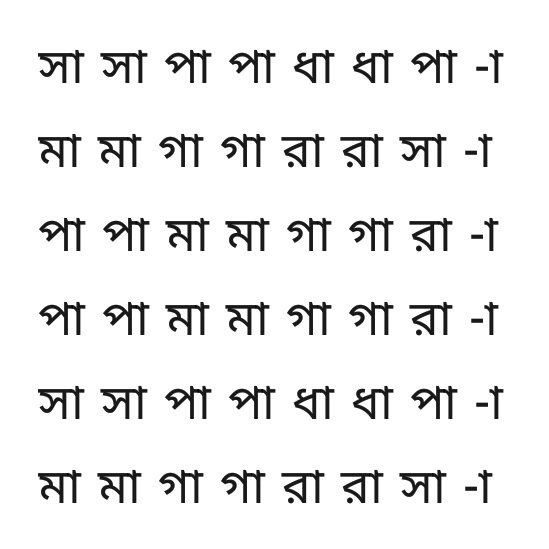
%> input picture testsong.jpg, 549 x 549 px
$ octave --eval "result = proj_prof(imread('testsong.jpg'));"   (GNU Octave 9; MATLAB toolbox functions it lacks are replaced by stand-ins)
%> lines starting %> are read from the running program, lines starting %| are printed output that depends on the picture; in (x1, y1, x2, y2) boxes, pixels count from 0 and x2, y2 are one past the last pixel; in counts of white or black regions, pixels touching at a corner belong together; the program's own positions count from 1
function lines_extracted = proj_prof(img, thrshld)
%Line segmentation based on  projection profiles.
%lines will be returned in cell array format, the function takes an input
%image and the threshold, if threshold is not provided the mean will be
%used. The plot of the projections will also be shown for the purpose of
%changing the threshold in case the mean gives poor results.
[rows cols dim] = size(img);
if (dim == 3)
    img=rgb2gray(img);
end
%binarize the image to logical format - comment this out if your image is
%already logical
binary_image = im2bw(img);
%create the projection profiles
verticalProfile = sum(binary_image, 2);
%plot it to get an idea of the threshold to use
plot(verticalProfile, 'r');
grid on;
if (nargin<2)
    proj_mean = mean(verticalProfile)
    lines = verticalProfile < proj_mean;
else
    lines = verticalProfile < thrshld;
end
upper = find(diff(lines) == 1);
lower = find(diff(lines) == -1);
%now find and extract the lines
lines_extracted = cell(length(upper),1);
for k = 1 : (length(upper))
    aa = upper(k);
     bb = lower(k);
    lines_extracted{k} = img(aa:bb, :);
end
%> in proj_prof, `binary_image = im2bw(img);`:
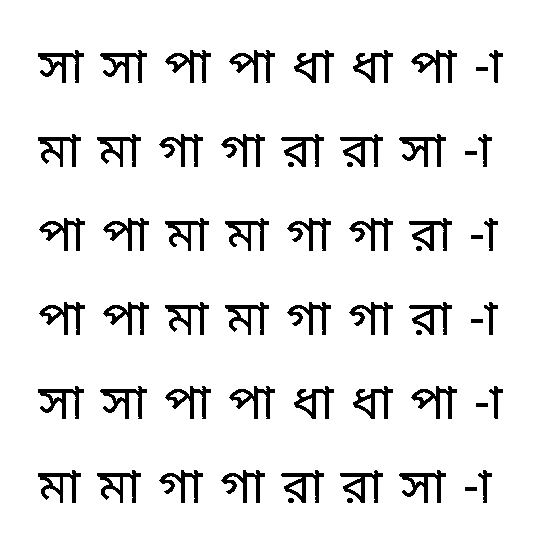
%> binary_image: size 549x549 logical; 92.3% white; 60 black regions, largest, box (x1, y1, x2, y2) and area: (399, 134, 446, 167) 566, (399, 470, 446, 503) 566, (38, 50, 84, 83) 561
%> in proj_prof, `verticalProfile = sum(binary_image, 2);`: verticalProfile = 549 values, max 549 at index 1, min 241 at index 140, mean 506.5
%> in proj_prof, `proj_mean = mean(verticalProfile)`: proj_mean = 506.5
%> in proj_prof, `lines = verticalProfile < proj_mean;`: lines = 549 logical values, 184 true
%> in proj_prof, `upper = find(diff(lines) == 1);`: upper = [53; 137; 219; 303; 389; 473]
%> in proj_prof, `lower = find(diff(lines) == -1);`: lower = [83; 167; 251; 335; 419; 503]
%> in proj_prof, `lines_extracted = cell(length(upper),1);`: lines_extracted = {[], [], [], [], [], []}
%> the loop in proj_prof, `for k = 1 : (length(upper))` made 6 passes
%> (aa, bb) on passes 1 to 6: (53, 83), (137, 167), (219, 251), (303, 335), (389, 419), (473, 503)
%> after the loop in proj_prof, `for k = 1 : (length(upper))`: lines_extracted = 6 items
%> `result = proj_prof(imread('testsong.jpg'));`:
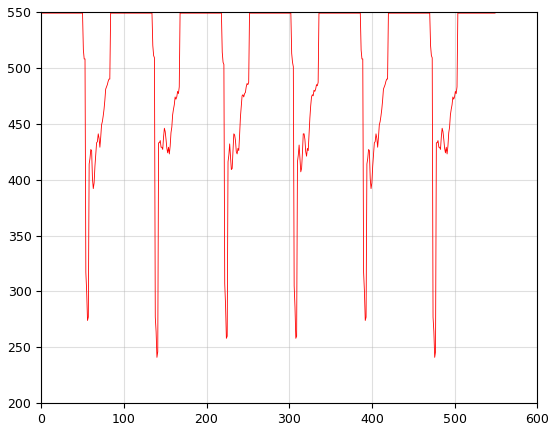
%> figure redrawn from the program's plot data; curve peaks at x = 1, y = 549
